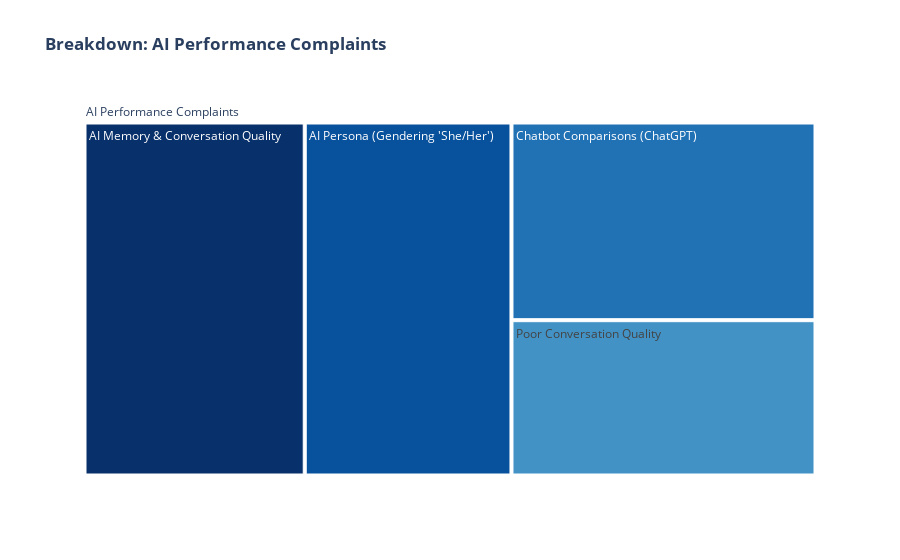
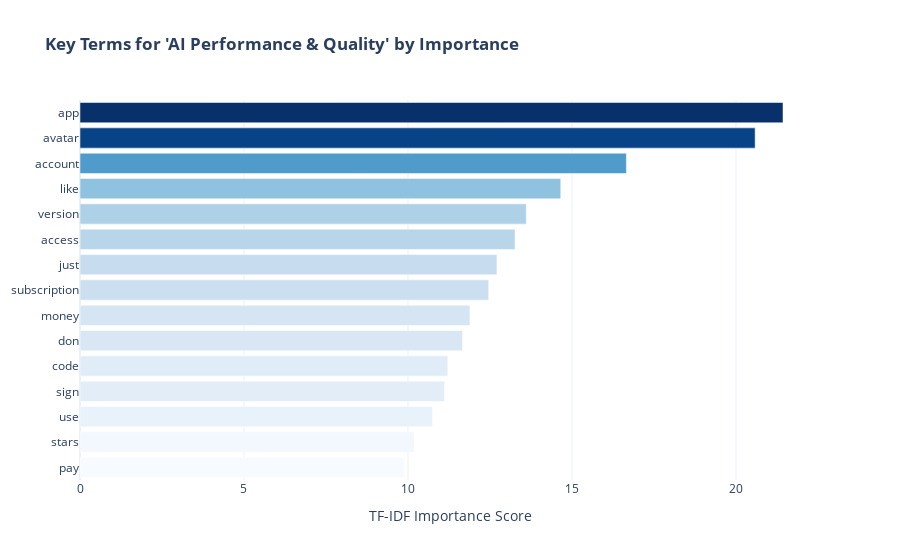

Notebook code cell kept with these figures, in order:
### Code cell
# --- 1A: Treemap Breakdown ---
# This is your original code, which is the starting point.
ai_quality_df = df[df["theme"] == "AI Performance & Quality"]
ai_quality_breakdown = ai_quality_df["topic_name"].value_counts().reset_index()
ai_quality_breakdown.columns = ["Specific Complaint", "Review Count"]

fig_ai_treemap = px.treemap(
    ai_quality_breakdown.head(10),
    path=[px.Constant("AI Performance Complaints"), "Specific Complaint"],
    values="Review Count",
    title="<b>Breakdown: AI Performance Complaints</b>",
    color_discrete_sequence=px.colors.sequential.Blues_r,
)
fig_ai_treemap.show()


# --- 1B: Key Term Analysis with TF-IDF ---
# Now, we run the TF-IDF analysis for this specific theme.
print("\n--- Most Important Terms for 'AI Performance & Quality' (TF-IDF) ---")
tfidf_ai = get_top_tfidf_words_for_theme("AI Performance & Quality", n_words=15)
display(tfidf_ai)


# --- 1C: Visualize Key Terms with a Bar Chart ---
# We use the 'tfidf_ai' DataFrame to create a bar chart.
print("\n--- Generating Bar Chart for AI TF-IDF Scores ---")
fig_bar_ai = px.bar(
    tfidf_ai.sort_values("TF-IDF Score", ascending=True),
    x="TF-IDF Score",
    y="Word",
    orientation="h",
    title="<b>Key Terms for 'AI Performance & Quality' by Importance</b>",
    labels={"TF-IDF Score": "TF-IDF Importance Score", "Word": "Term"},
    template="plotly_white",
    color="TF-IDF Score",
    # Use a matching color scale for theme consistency
    color_continuous_scale=px.colors.sequential.Blues,
)
fig_bar_ai.update_layout(showlegend=False, coloraxis_showscale=False, yaxis_title=None)
fig_bar_ai.show()


# --- 1D: Visualize Key Terms with a Word Cloud ---
# Finally, we create a word cloud from the same TF-IDF data.
print("\n--- Generating Word Cloud for AI Theme ---")
term_frequency_dict_ai = dict(zip(tfidf_ai["Word"], tfidf_ai["TF-IDF Score"]))

wordcloud_ai = WordCloud(
    width=1000,
    height=500,
    background_color="white",
    colormap="Blues",  # Match the theme color
    min_font_size=12,
).generate_from_frequencies(term_frequency_dict_ai)

plt.figure(figsize=(12, 6))
plt.imshow(wordcloud_ai, interpolation="bilinear")
plt.axis("off")
plt.title("Word Cloud for 'AI Performance & Quality'", fontsize=18, pad=20)
plt.show()

### Figure 1 — Plotly figure (JSON) as saved in the notebook; plotly's stock layout.template omitted (floating-point values rounded to 4 significant figures)
{"data": [{"branchvalues": "total", "domain": {"x": [0, 1], "y": [0, 1]}, "hovertemplate": "labels=%{label}<br>Review Count=%{value}<br>parent=%{parent}<br>id=%{id}<extra></extra>", "ids": ["AI Performance Complaints/AI Memory & Conversation Quality", "AI Performance Complaints/AI Persona (Gendering 'She/Her')", "AI Performance Complaints/Chatbot Comparisons (ChatGPT)", "AI Performance Complaints/Poor Conversation Quality", "AI Performance Complaints"], "labels": ["AI Memory & Conversation Quality", "AI Persona (Gendering 'She/Her')", "Chatbot Comparisons (ChatGPT)", "Poor Conversation Quality", "AI Performance Complaints"], "name": "", "parents": ["AI Performance Complaints", "AI Performance Complaints", "AI Performance Complaints", "AI Performance Complaints", ""], "type": "treemap", "values": [163.0, 153.0, 126.0, 99.0, 541.0]}], "layout": {"legend": {"tracegroupgap": 0}, "title": {"text": "<b>Breakdown: AI Performance Complaints</b>"}, "treemapcolorway": ["rgb(8,48,107)", "rgb(8,81,156)", "rgb(33,113,181)", "rgb(66,146,198)", "rgb(107,174,214)", "rgb(158,202,225)", "rgb(198,219,239)", "rgb(222,235,247)", "rgb(247,251,255)"]}}

### Figure 2 — Plotly figure (JSON) as saved in the notebook; plotly's stock layout.template omitted (floating-point values rounded to 4 significant figures)
{"data": [{"hovertemplate": "TF-IDF Importance Score=%{marker.color}<br>Term=%{y}<extra></extra>", "legendgroup": "", "marker": {"color": [9.893, 10.19, 10.75, 11.12, 11.21, 11.66, 11.89, 12.46, 12.71, 13.26, 13.61, 14.66, 16.66, 20.58, 21.43], "coloraxis": "coloraxis", "pattern": {"shape": ""}}, "name": "", "orientation": "h", "showlegend": false, "textposition": "auto", "type": "bar", "x": [9.893, 10.19, 10.75, 11.12, 11.21, 11.66, 11.89, 12.46, 12.71, 13.26, 13.61, 14.66, 16.66, 20.58, 21.43], "xaxis": "x", "y": ["pay", "stars", "use", "sign", "code", "don", "money", "subscription", "just", "access", "version", "like", "account", "avatar", "app"], "yaxis": "y"}], "layout": {"barmode": "relative", "coloraxis": {"colorbar": {"title": {"text": "TF-IDF Importance Score"}}, "colorscale": [[0, "rgb(247,251,255)"], [0.125, "rgb(222,235,247)"], [0.25, "rgb(198,219,239)"], [0.375, "rgb(158,202,225)"], [0.5, "rgb(107,174,214)"], [0.625, "rgb(66,146,198)"], [0.75, "rgb(33,113,181)"], [0.875, "rgb(8,81,156)"], [1, "rgb(8,48,107)"]], "showscale": false}, "legend": {"tracegroupgap": 0}, "showlegend": false, "title": {"text": "<b>Key Terms for 'AI Performance & Quality' by Importance</b>"}, "xaxis": {"anchor": "y", "domain": [0, 1], "title": {"text": "TF-IDF Importance Score"}}, "yaxis": {"anchor": "x", "domain": [0, 1], "title": {}}}}
